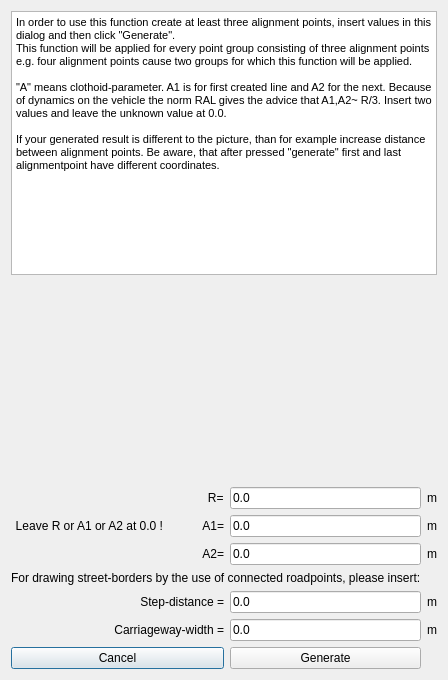
<?xml version="1.0" encoding="UTF-8"?>
<ui version="4.0">
 <class>CreateLineClothoidClothoidLine</class>
 <widget class="QDialog" name="CreateLineClothoidClothoidLine">
  <property name="geometry">
   <rect>
    <x>0</x>
    <y>0</y>
    <width>437</width>
    <height>680</height>
   </rect>
  </property>
  <property name="windowTitle">
   <string>Create-Line-Clothoid-Clothoid-Line</string>
  </property>
  <layout class="QGridLayout" name="gridLayout">
   <item row="14" column="0">
    <widget class="QLabel" name="label_23">
     <property name="text">
      <string>Carriageway-width =</string>
     </property>
     <property name="alignment">
      <set>Qt::AlignRight|Qt::AlignTrailing|Qt::AlignVCenter</set>
     </property>
    </widget>
   </item>
   <item row="13" column="0">
    <widget class="QLabel" name="label_22">
     <property name="text">
      <string>Step-distance =</string>
     </property>
     <property name="alignment">
      <set>Qt::AlignRight|Qt::AlignTrailing|Qt::AlignVCenter</set>
     </property>
    </widget>
   </item>
   <item row="14" column="2">
    <widget class="QLabel" name="label_18">
     <property name="text">
      <string>m</string>
     </property>
    </widget>
   </item>
   <item row="13" column="1">
    <widget class="QLineEdit" name="lineEdit_d_2">
     <property name="text">
      <string>0.0</string>
     </property>
    </widget>
   </item>
   <item row="13" column="2">
    <widget class="QLabel" name="label_20">
     <property name="text">
      <string>m</string>
     </property>
    </widget>
   </item>
   <item row="14" column="1">
    <widget class="QLineEdit" name="lineEdit_c_2">
     <property name="text">
      <string>0.0</string>
     </property>
    </widget>
   </item>
   <item row="12" column="0" colspan="2">
    <widget class="QLabel" name="label_17">
     <property name="text">
      <string>For drawing street-borders by the use of connected roadpoints, please insert:</string>
     </property>
    </widget>
   </item>
   <item row="9" column="2">
    <widget class="QLabel" name="label_5">
     <property name="text">
      <string>m</string>
     </property>
    </widget>
   </item>
   <item row="11" column="1">
    <widget class="QLineEdit" name="lineEdit_A2">
     <property name="text">
      <string>0.0</string>
     </property>
    </widget>
   </item>
   <item row="9" column="0">
    <widget class="QLabel" name="label_2">
     <property name="text">
      <string>                                                           R=</string>
     </property>
     <property name="alignment">
      <set>Qt::AlignCenter</set>
     </property>
    </widget>
   </item>
   <item row="9" column="1">
    <widget class="QLineEdit" name="lineEdit_R">
     <property name="text">
      <string>0.0</string>
     </property>
    </widget>
   </item>
   <item row="10" column="2">
    <widget class="QLabel" name="label_6">
     <property name="text">
      <string>m</string>
     </property>
    </widget>
   </item>
   <item row="11" column="2">
    <widget class="QLabel" name="label_7">
     <property name="text">
      <string>m</string>
     </property>
    </widget>
   </item>
   <item row="11" column="0">
    <widget class="QLabel" name="label_3">
     <property name="text">
      <string>A2=</string>
     </property>
     <property name="alignment">
      <set>Qt::AlignRight|Qt::AlignTrailing|Qt::AlignVCenter</set>
     </property>
    </widget>
   </item>
   <item row="15" column="0">
    <widget class="QPushButton" name="pushButtonCancel">
     <property name="text">
      <string>Cancel</string>
     </property>
    </widget>
   </item>
   <item row="15" column="1">
    <widget class="QPushButton" name="pushButtonGenerate">
     <property name="text">
      <string>Generate</string>
     </property>
    </widget>
   </item>
   <item row="1" column="0" colspan="3">
    <widget class="QLabel" name="labelPicture">
     <property name="minimumSize">
      <size>
       <width>0</width>
       <height>200</height>
      </size>
     </property>
     <property name="text">
      <string/>
     </property>
     <property name="scaledContents">
      <bool>true</bool>
     </property>
    </widget>
   </item>
   <item row="10" column="0">
    <widget class="QLabel" name="label_4">
     <property name="text">
      <string>Leave R or A1 or A2 at 0.0 !            A1=</string>
     </property>
     <property name="alignment">
      <set>Qt::AlignRight|Qt::AlignTrailing|Qt::AlignVCenter</set>
     </property>
    </widget>
   </item>
   <item row="0" column="0" colspan="3">
    <widget class="QTextBrowser" name="textBrowser">
     <property name="html">
      <string>&lt;!DOCTYPE HTML PUBLIC &quot;-//W3C//DTD HTML 4.0//EN&quot; &quot;http://www.w3.org/TR/REC-html40/strict.dtd&quot;&gt;
&lt;html&gt;&lt;head&gt;&lt;meta name=&quot;qrichtext&quot; content=&quot;1&quot; /&gt;&lt;style type=&quot;text/css&quot;&gt;
p, li { white-space: pre-wrap; }
&lt;/style&gt;&lt;/head&gt;&lt;body style=&quot; font-family:'MS Shell Dlg 2'; font-size:8.25pt; font-weight:400; font-style:normal;&quot;&gt;
&lt;p style=&quot; margin-top:0px; margin-bottom:0px; margin-left:0px; margin-right:0px; -qt-block-indent:0; text-indent:0px;&quot;&gt;In order to use this function create at least three alignment points, insert values in this dialog and then click &amp;quot;Generate&amp;quot;.&lt;/p&gt;
&lt;p style=&quot; margin-top:0px; margin-bottom:0px; margin-left:0px; margin-right:0px; -qt-block-indent:0; text-indent:0px;&quot;&gt;This function will be applied for every point group consisting of three alignment points e.g. four alignment points cause two groups for which this function will be applied.&lt;/p&gt;
&lt;p style=&quot;-qt-paragraph-type:empty; margin-top:0px; margin-bottom:0px; margin-left:0px; margin-right:0px; -qt-block-indent:0; text-indent:0px;&quot;&gt;&lt;br /&gt;&lt;/p&gt;
&lt;p style=&quot; margin-top:0px; margin-bottom:0px; margin-left:0px; margin-right:0px; -qt-block-indent:0; text-indent:0px;&quot;&gt;&amp;quot;A&amp;quot; means clothoid-parameter. A1 is for first created line and A2 for the next. Because of dynamics on the vehicle the norm RAL gives the advice that A1,A2~ R/3. Insert two values and leave the unknown value at 0.0.&lt;/p&gt;
&lt;p style=&quot;-qt-paragraph-type:empty; margin-top:0px; margin-bottom:0px; margin-left:0px; margin-right:0px; -qt-block-indent:0; text-indent:0px;&quot;&gt;&lt;br /&gt;&lt;/p&gt;
&lt;p style=&quot; margin-top:0px; margin-bottom:0px; margin-left:0px; margin-right:0px; -qt-block-indent:0; text-indent:0px;&quot;&gt;If your generated result is different to the picture, than for example increase distance between alignment points. Be aware, that after pressed &amp;quot;generate&amp;quot; first and last alignmentpoint have different coordinates.&lt;/p&gt;&lt;/body&gt;&lt;/html&gt;</string>
     </property>
    </widget>
   </item>
   <item row="10" column="1">
    <widget class="QLineEdit" name="lineEdit_A1">
     <property name="text">
      <string>0.0</string>
     </property>
    </widget>
   </item>
  </layout>
 </widget>
 <resources/>
 <connections/>
</ui>
